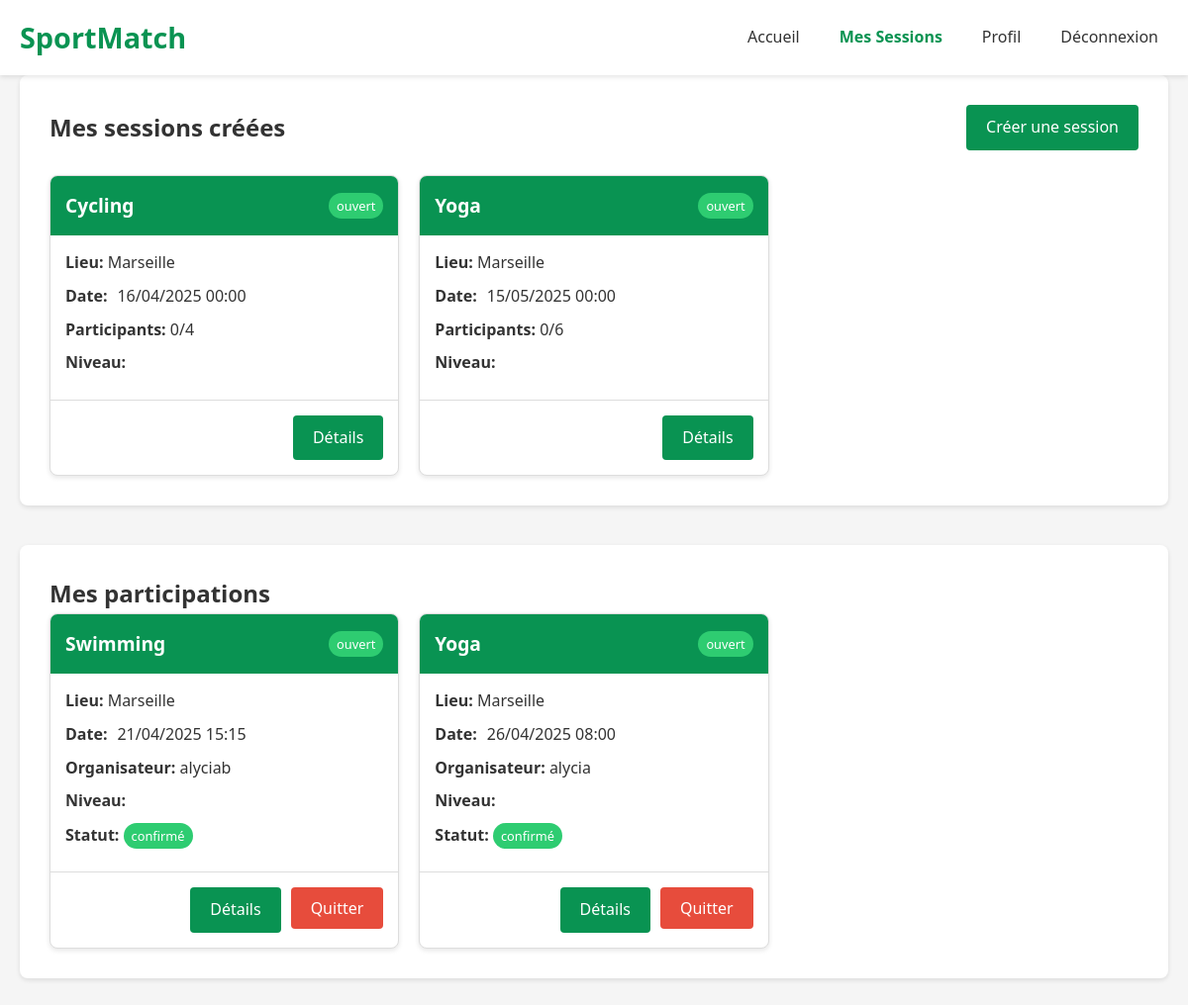
/my-sessions (signed in), run on the app's committed database.
### tables this page shows
CREATE TABLE sports (
        id INTEGER PRIMARY KEY AUTOINCREMENT,
        name TEXT NOT NULL UNIQUE
    );

CREATE TABLE participants (
        id INTEGER PRIMARY KEY AUTOINCREMENT,
        session_id INTEGER NOT NULL,
        user_id INTEGER NOT NULL,
        status TEXT NOT NULL,
        FOREIGN KEY (session_id) REFERENCES sessions (id),
        FOREIGN KEY (user_id) REFERENCES users (id),
        UNIQUE (session_id, user_id)
    );

CREATE TABLE users (
        id INTEGER PRIMARY KEY AUTOINCREMENT,
        username TEXT NOT NULL UNIQUE,
        password_hash TEXT NOT NULL,
        email TEXT NOT NULL UNIQUE,
        created_at TIMESTAMP NOT NULL
    );

### app.py (the view)
@app.route('/my-sessions', methods=['GET'])
@login_required
def my_sessions():
    created_sessions = model.get_user_created_sessions(session['user_id'])
    participating_sessions = model.get_user_participating_sessions(session['user_id'])
    created_sessions_list = [dict(s) for s in created_sessions]
    participating_sessions_list = [dict(s) for s in participating_sessions]
    now = datetime.now()
    for s in created_sessions_list:
        s['time_remaining'] = calculate_time_remaining(s['datetime'], now)
    for s in participating_sessions_list:
        s['time_remaining'] = calculate_time_remaining(s['datetime'], now)
    return render_template('my_sessions.html',
                         created_sessions=created_sessions_list,
                         participating_sessions=participating_sessions_list,
                         now=now)

### app.py (called while the page is built)
def login_required(f):
    @wraps(f)
    def decorated_function(*args, **kwargs):
        if 'user_id' not in session:
            return redirect(url_for('login', next=request.url))
        return f(*args, **kwargs)
    return decorated_function

def calculate_time_remaining(session_datetime, current_datetime):
    if isinstance(session_datetime, str):
        try:
            session_datetime = datetime.strptime(session_datetime, '%Y-%m-%d %H:%M:%S')
        except ValueError:
            session_datetime = datetime.strptime(session_datetime, '%Y-%m-%d %H:%M:%S.%f')
    delta = session_datetime - current_datetime
    total_seconds = delta.total_seconds()
    if total_seconds < 0:
        return "session terminée"
    days = int(total_seconds // 86400)
    hours = int((total_seconds % 86400) // 3600)
    minutes = int((total_seconds % 3600) // 60)
    return f"{days}j {hours}h {minutes}m"

### data_model.py (called while the page is built)
def get_db_connection():
    conn = sqlite3.connect('sportmatch.db')
    conn.row_factory = sqlite3.Row
    return conn

def get_user_created_sessions(user_id):
    conn = get_db_connection()
    query = '''
    SELECT s.*, sp.name as sport_name, sl.level as skill_level,
           (SELECT COUNT(*) FROM participants p WHERE p.session_id = s.id AND p.status = 'confirmé') as participant_count

    FROM sessions s
    JOIN sports sp ON s.sport_id = sp.id
    JOIN skill_levels sl ON s.skill_level_id = sl.id
    WHERE s.creator_id = ?
    ORDER BY s.datetime
    '''
    sessions = conn.execute(query, (user_id,)).fetchall()
    conn.close()
    return sessions

def get_user_participating_sessions(user_id):
    conn = get_db_connection()
    query = '''
    SELECT s.*, sp.name as sport_name, sl.level as skill_level,
           u.username as creator_name, p.status as participation_status,
           (SELECT COUNT(*) FROM participants p2 WHERE p2.session_id = s.id AND p2.status = 'confirmé') as participant_count
    FROM participants p
    JOIN sessions s ON p.session_id = s.id
    JOIN sports sp ON s.sport_id = sp.id
    JOIN skill_levels sl ON s.skill_level_id = sl.id
    JOIN users u ON s.creator_id = u.id
    WHERE p.user_id = ?
    ORDER BY s.datetime
    '''
    sessions = conn.execute(query, (user_id,)).fetchall()
    conn.close()
    return sessions

### templates/my_sessions.html (shortened to what this page needs)
<!DOCTYPE html>
<html lang="fr">
<head>
    <link rel="stylesheet" href="{{ url_for('static', filename='css/style.css') }}">
</head>
<body>
    <header>
        <div class="container">
            <h1>SportMatch</h1>
            <nav>
                <ul>
                    <li><a href="{{ url_for('home') }}">Accueil</a></li>
                    <li><a href="{{ url_for('my_sessions') }}" class="active">Mes Sessions</a></li>
                    <li><a href="{{ url_for('profile') }}">Profil</a></li>
                    <li><a href="{{ url_for('logout') }}">Déconnexion</a></li>
                </ul>
            </nav>
        </div>
    </header>
    <main class="container">
        <section class="my-sessions-section">
            <div class="section-header">
                <h2>Mes sessions créées</h2>
                <a href="{{ url_for('new_session') }}" class="button">Créer une session</a>
            </div>
            {% if created_sessions %}
                <div class="sessions-grid">
                    {% for session in created_sessions %}
                        <div class="session-card">
                            <div class="session-header">
                                <h3>{{ session.sport_name }}</h3>
                                <span class="status-badge {{ session.status }}">{{ session.status }}</span>
                            </div>
                            <div class="session-details">
                                <p class="location"><strong>Lieu:</strong> {{ session.location }}</p>
                                <p class="datetime">
                                </p>
                                <p class="capacity"><strong>Participants:</strong> {{ session.participant_count }}/{{ session.max_players }}</p>
                                <p class="level"><strong>Niveau:</strong> <span class="level-badge {{ session.skill_level.lower() }}">{{ session.skill_level }}</span></p>
                            </div>
                            <div class="session-actions">
                                <a href="{{ url_for('session_details', session_id=session.id) }}" class="button">Détails</a>
                            </div>
                        </div>
                    {% endfor %}
                </div>
            {% else %}
                <p>Vous n'avez pas encore créé de sessions.</p>
            {% endif %}
        </section>
        <section class="my-participations-section">
            <h2>Mes participations</h2>
            {% if participating_sessions %}
                <div class="sessions-grid">
                    {% for session in participating_sessions %}
                        <div class="session-card">
                            <div class="session-header">
                                <h3>{{ session.sport_name }}</h3>
                                <span class="status-badge {{ session.status }}">{{ session.status }}</span>
                            </div>
                            <div class="session-details">
                                <p class="location"><strong>Lieu:</strong> {{ session.location }}</p>
                                <p class="datetime">
                                </p>
                                <p class="creator"><strong>Organisateur:</strong> {{ session.creator_name }}</p>
                                <p class="level"><strong>Niveau:</strong> <span class="level-badge {{ session.skill_level.lower() }}">{{ session.skill_level }}</span></p>
                                <p class="participation-status"><strong>Statut:</strong> <span class="participant-status {{ session.participation_status }}">{{ session.participation_status }}</span></p>
                            </div>
                            <div class="session-actions">
                                <a href="{{ url_for('session_details', session_id=session.id) }}" class="button">Détails</a>
                                <form action="{{ url_for('leave_session', session_id=session.id) }}" method="post" style="display: inline;">
                                    <button type="submit" class="button danger">Quitter</button>
                                </form>
                            </div>
                        </div>
                    {% endfor %}
                </div>
            {% else %}
                <p>Vous ne participez à aucune session pour le moment.</p>
            {% endif %}
        </section>
    </main>
</body>
</html>

### static/css/style.css (style rules this page uses)
:root { --primary-color: #099352; --primary-dark: #24673f; --secondary-color: #2ecc71; --secondary-dark: #27ae60; --danger-color: #e74c3c; --danger-dark: #c0392b; --light-gray: #f5f5f5; --gray: #ddd; --dark-gray: #777; --black: #333; --white: #fff; --shadow: 0 2px 5px rgba(0, 0, 0, 0.1); --transition: all 0.3s ease; --level-debutant: #3498db; --level-intermediaire: #2ecc71; --level-avance: #f39c12; --level-expert: #e74c3c; --status-ouvert: #2ecc71; --status-complet: #f39c12; --status-annule: #e74c3c; --status-termine: #7f8c8d; --participant-confirme: #2ecc71; --participant-en-attente: #f39c12; }
* { margin: 0; padding: 0; box-sizing: border-box; font-family: 'Segoe UI', Tahoma, Geneva, Verdana, sans-serif; }
body { background-color: var(--light-gray); color: var(--black); line-height: 1.6; }
.container { width: 100%; max-width: 1200px; margin: 0 auto; padding: 0 20px; }
header { background-color: var(--white); box-shadow: var(--shadow); padding: 15px 0; position: sticky; top: 0; z-index: 100; }
header .container { display: flex; justify-content: space-between; align-items: center; }
header h1 { color: var(--primary-color); font-size: 1.8rem; font-weight: 700; }
nav ul { display: flex; list-style: none; }
nav ul li { margin-left: 20px; }
nav ul li a { color: var(--black); text-decoration: none; font-weight: 500; padding: 5px 10px; border-radius: 4px; transition: var(--transition); }
nav ul li a.active { color: var(--primary-color); font-weight: 700; }
.button { display: inline-block; padding: 10px 20px; border: none; border-radius: 4px; background-color: var(--primary-color); color: var(--white); font-weight: 500; font-size: 1rem; cursor: pointer; text-decoration: none; transition: var(--transition); text-align: center; }
.button.danger { background-color: var(--danger-color); }
main { padding: 40px 0; }
section { margin-bottom: 40px; background-color: var(--white); border-radius: 8px; box-shadow: var(--shadow); padding: 30px; }
.section-header { display: flex; justify-content: space-between; align-items: center; margin-bottom: 25px; }
.section-header h2 { font-size: 1.5rem; font-weight: 600; color: var(--black); }
.sessions-grid { display: grid; grid-template-columns: repeat(auto-fill, minmax(300px, 1fr)); gap: 20px; }
.session-card { background-color: var(--white); border-radius: 8px; box-shadow: var(--shadow); overflow: hidden; transition: var(--transition); border: 1px solid var(--gray); }
.session-header { background-color: var(--primary-color); color: var(--white); padding: 15px; display: flex; justify-content: space-between; align-items: center; }
.session-header h3 { font-size: 1.2rem; font-weight: 600; }
.session-details { padding: 15px; }
.session-details p { margin-bottom: 8px; }
.session-actions { padding: 15px; border-top: 1px solid var(--gray); display: flex; justify-content: flex-end; gap: 10px; }
.level-badge { display: inline-block; padding: 3px 8px; border-radius: 50px; font-size: 0.8rem; font-weight: 500; color: var(--white); }
.status-badge { display: inline-block; padding: 3px 8px; border-radius: 50px; font-size: 0.8rem; font-weight: 500; color: var(--white); }
.status-badge.ouvert { background-color: var(--status-ouvert); }
.participant-status { display: inline-block; padding: 3px 8px; border-radius: 50px; font-size: 0.8rem; font-weight: 500; color: var(--white); }
.participant-status.confirmé { background-color: var(--participant-confirme); }
.datetime { color: var(--black); margin-bottom: 8px; }
.session-details .datetime { display: flex; flex-wrap: wrap; align-items: center; gap: 5px; }

### data on the page
participants: sport_name "Swimming", status "ouvert", location "Marseille", creator_name "alyciab", participation_status "confirmé"
participants: sport_name "Yoga", status "ouvert", location "Marseille", creator_name "alycia", participation_status "confirmé"

### other printed values
{{ session.sport_name }} "Cycling"
{{ session.status }} "ouvert"
{{ session.location }} "Marseille"
{{ session.participant_count }} "0"
{{ session.max_players }} "4"
{{ session.sport_name }} "Yoga"
{{ session.max_players }} "6"
